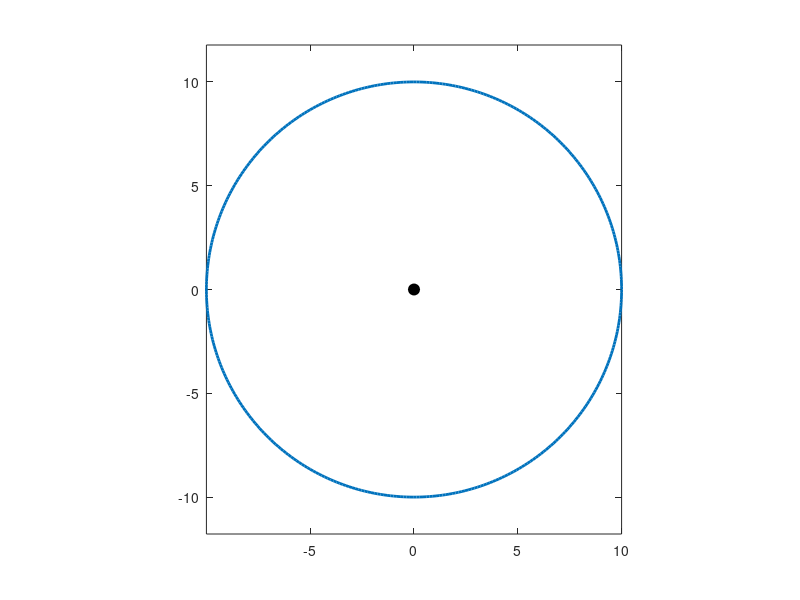

The MATLAB script that drew this image: (Note: this script raises an error after producing the figure.)
% mec_CM.m

% Animation of an object executing uniform circular motion.
%   The centripetal acceleration vector and the tangential velocity
%   are shown as the object moves around a circle.  

% DOING PHYSICS WITH MATLAB: 
%   ../mphome.htm
% VISUAL PHYSICS ONLINE
%   http://www.physics.usyd.edu.au/teach_res/hsp/sp/spHome.htm
% Documentation
%   http://www.physics.usyd.edu.au/teach_res/hsp/sp/mod5new/mod52B.htm
% Download Scripts
%   http://www.physics.usyd.edu.au/teach_res/mp/mscripts/

% Script calls the function DrawArrow.m (download)
%   DrawArrow(zT,magV,angleV,L,W,LW,col)
%      zT (x,y) coordinates of vector tail
%      magV     length of vector (magnitude)
%      angleV   angle of vector w.r.t. X axis
%      L        length of arrow head
%      W        width of arrow head
%      LW       width of arrow for plotting
%      col      RGB color of arrow  [x x x]  

% Ian Cooper  ian.cooper@sydney.edu.au
% School of Physics, University of Sydney
% 190905   Matlab 2018b


clear
close all
clc

% ANIMATION and GIF file ==============================================
% Show and Save animation as a gif file (0 no)  (1 yes) for flagAG
    flagAG = 1;    
% file name for animated gif   
    ag_name = 'ag_UCM.gif'; 
% Delay in seconds before displaying the next image  
    delay = 0.0;
    frame1 = 0;

    
% SETUP ===============================================================
% Radius of circle
  R = 10;
% Period of motion
  T = 1;
% Number of time steps;
  nT = 400;
% angular frequency
  w = 2*pi/T;
% time interval
  t = linspace(0,T,nT);
% (x,y) coordinates for points on circle
  x = R.*cos(w*t);
  y = R.*sin(w*t);
  
  
% GRAHICS =============================================================
  figure(1)
   pos = [0.1 0.2 0.25 0.35];
   set(gcf,'Units','normalized')
   set(gcf,'Position',pos)
   set(gcf,'color','w')
   box on
  
for ct = 1 : nT
  
% Plot circle
  xP = x; yP = y;
  plot(xP,yP,'linewidth',2)
  axis equal;
  hold on
 
% Plot Origon
  Hplot = plot(0,0,'ko');
  set(Hplot,'markerfacecolor','k','markersize',8)
  
% Plot centripetal acceleration (color orange)
  zT = x(ct) + 1i*y(ct);
  angleV = atan2(y(ct),x(ct)) + pi;
  magV = 8; L = 1; W = 0.5; LW = 5; col = [1 0.6 0];
  DrawArrow(zT,magV,angleV,L,W,LW,col)

% Plot tangential velocity  (color green)
  xP = x(ct); yP = y(ct);
  plot(xP,yP,'ko')
  zT = x(ct) + 1i*y(ct);
  angleV = atan2(y(ct),x(ct)) + pi/2;
  magV = 5; L = 1; W = 0.5; LW = 4; col = [0 1 0];
  DrawArrow(zT,magV,angleV,L,W,LW,col)
  
% Plot object 
  xP = x(ct); yP = y(ct);
  Hplot = plot(xP,yP,'ko');
  set(Hplot,'markerfacecolor','k','markersize',12);
  
  text(10,-12,'mecCM.m','fontsize',8) 
  axis([-12 12 -12 12])
  axis off
  set(gca,'position',[0.05 0.05 0.9 0.9])
  pause(0.001)
  hold off
  
% Save animation 
    if flagAG == 1
       frame1 = frame1 + 1;
         frame = getframe(1);
         im = frame2im(frame);
         [imind,cm] = rgb2ind(im,256);
         % On the first loop, create the file. In subsequent loops, append.
         if frame1 == 1
           imwrite(imind,cm,ag_name,'gif','DelayTime',delay,'loopcount',inf);
         else
          imwrite(imind,cm,ag_name,'gif','DelayTime',delay,'writemode','append');
         end
    end   
  
end
  
